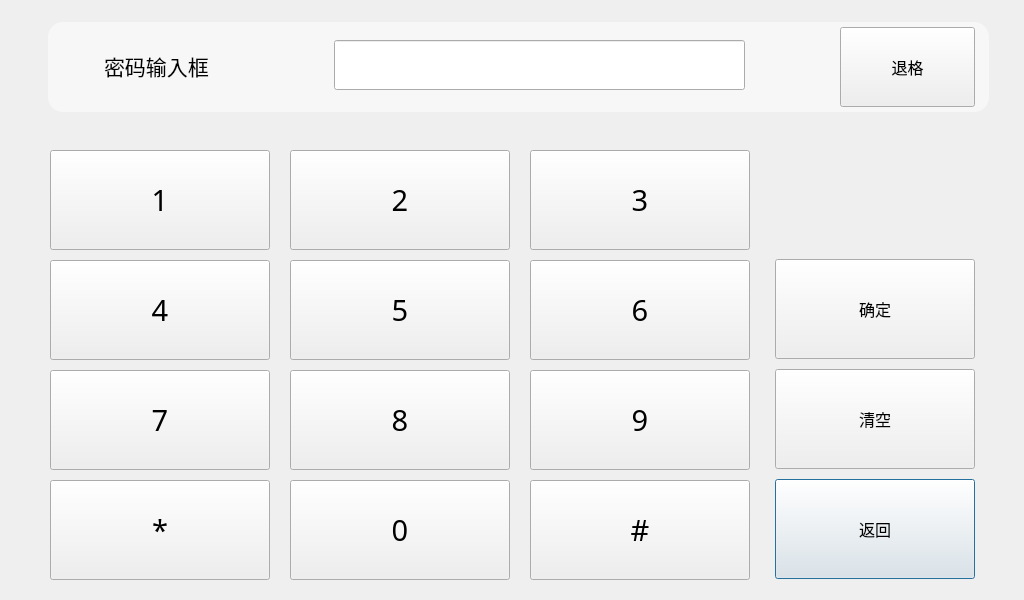
<?xml version="1.0" encoding="UTF-8"?>
<ui version="4.0">
 <class>SecurityPasswordDialog</class>
 <widget class="QDialog" name="SecurityPasswordDialog">
  <property name="geometry">
   <rect>
    <x>0</x>
    <y>0</y>
    <width>1024</width>
    <height>600</height>
   </rect>
  </property>
  <property name="windowTitle">
   <string>Dialog</string>
  </property>
  <widget class="CommonPushButton" name="pushButtonSecPwdReturn">
   <property name="geometry">
    <rect>
     <x>775</x>
     <y>479</y>
     <width>200</width>
     <height>100</height>
    </rect>
   </property>
   <property name="minimumSize">
    <size>
     <width>60</width>
     <height>60</height>
    </size>
   </property>
   <property name="maximumSize">
    <size>
     <width>210</width>
     <height>16777215</height>
    </size>
   </property>
   <property name="font">
    <font>
     <family>AlArabiya</family>
     <pointsize>12</pointsize>
    </font>
   </property>
   <property name="text">
    <string>返回</string>
   </property>
  </widget>
  <widget class="CommonPushButton" name="pushButtonSecPwdNum7">
   <property name="geometry">
    <rect>
     <x>50</x>
     <y>370</y>
     <width>220</width>
     <height>100</height>
    </rect>
   </property>
   <property name="minimumSize">
    <size>
     <width>0</width>
     <height>0</height>
    </size>
   </property>
   <property name="maximumSize">
    <size>
     <width>1677215</width>
     <height>16777215</height>
    </size>
   </property>
   <property name="font">
    <font>
     <family>AlArabiya</family>
     <pointsize>22</pointsize>
    </font>
   </property>
   <property name="text">
    <string>7</string>
   </property>
  </widget>
  <widget class="CommonPushButton" name="pushButtonSecPwdNum0">
   <property name="geometry">
    <rect>
     <x>290</x>
     <y>480</y>
     <width>220</width>
     <height>100</height>
    </rect>
   </property>
   <property name="minimumSize">
    <size>
     <width>0</width>
     <height>0</height>
    </size>
   </property>
   <property name="maximumSize">
    <size>
     <width>1677215</width>
     <height>16777215</height>
    </size>
   </property>
   <property name="font">
    <font>
     <family>AlArabiya</family>
     <pointsize>22</pointsize>
    </font>
   </property>
   <property name="text">
    <string>0</string>
   </property>
  </widget>
  <widget class="CommonPushButton" name="pushButtonSecPwdNum4">
   <property name="geometry">
    <rect>
     <x>50</x>
     <y>260</y>
     <width>220</width>
     <height>100</height>
    </rect>
   </property>
   <property name="minimumSize">
    <size>
     <width>0</width>
     <height>0</height>
    </size>
   </property>
   <property name="maximumSize">
    <size>
     <width>1677215</width>
     <height>16777215</height>
    </size>
   </property>
   <property name="font">
    <font>
     <family>AlArabiya</family>
     <pointsize>22</pointsize>
    </font>
   </property>
   <property name="text">
    <string>4</string>
   </property>
  </widget>
  <widget class="CommonPushButton" name="pushButtonSecPwdShop">
   <property name="geometry">
    <rect>
     <x>530</x>
     <y>480</y>
     <width>220</width>
     <height>100</height>
    </rect>
   </property>
   <property name="minimumSize">
    <size>
     <width>0</width>
     <height>0</height>
    </size>
   </property>
   <property name="maximumSize">
    <size>
     <width>1677215</width>
     <height>16777215</height>
    </size>
   </property>
   <property name="font">
    <font>
     <family>AlArabiya</family>
     <pointsize>22</pointsize>
    </font>
   </property>
   <property name="text">
    <string>#</string>
   </property>
  </widget>
  <widget class="CommonPushButton" name="pushButtonSecPwdNum5">
   <property name="geometry">
    <rect>
     <x>290</x>
     <y>260</y>
     <width>220</width>
     <height>100</height>
    </rect>
   </property>
   <property name="minimumSize">
    <size>
     <width>0</width>
     <height>0</height>
    </size>
   </property>
   <property name="maximumSize">
    <size>
     <width>1677215</width>
     <height>16777215</height>
    </size>
   </property>
   <property name="font">
    <font>
     <family>AlArabiya</family>
     <pointsize>22</pointsize>
    </font>
   </property>
   <property name="text">
    <string>5</string>
   </property>
  </widget>
  <widget class="CommonPushButton" name="pushButtonSecPwdBack">
   <property name="geometry">
    <rect>
     <x>840</x>
     <y>27</y>
     <width>135</width>
     <height>80</height>
    </rect>
   </property>
   <property name="minimumSize">
    <size>
     <width>40</width>
     <height>40</height>
    </size>
   </property>
   <property name="font">
    <font>
     <family>AlArabiya</family>
     <pointsize>12</pointsize>
    </font>
   </property>
   <property name="text">
    <string>退格</string>
   </property>
  </widget>
  <widget class="CommonPushButton" name="pushButtonSecPwdNum2">
   <property name="geometry">
    <rect>
     <x>290</x>
     <y>150</y>
     <width>220</width>
     <height>100</height>
    </rect>
   </property>
   <property name="minimumSize">
    <size>
     <width>0</width>
     <height>0</height>
    </size>
   </property>
   <property name="maximumSize">
    <size>
     <width>1677215</width>
     <height>16777215</height>
    </size>
   </property>
   <property name="font">
    <font>
     <family>AlArabiya</family>
     <pointsize>22</pointsize>
    </font>
   </property>
   <property name="text">
    <string>2</string>
   </property>
  </widget>
  <widget class="QLineEdit" name="lineEditPassword">
   <property name="enabled">
    <bool>true</bool>
   </property>
   <property name="geometry">
    <rect>
     <x>334</x>
     <y>40</y>
     <width>411</width>
     <height>50</height>
    </rect>
   </property>
   <property name="font">
    <font>
     <weight>50</weight>
     <italic>false</italic>
     <bold>false</bold>
    </font>
   </property>
   <property name="mouseTracking">
    <bool>false</bool>
   </property>
   <property name="focusPolicy">
    <enum>Qt::NoFocus</enum>
   </property>
   <property name="styleSheet">
    <string notr="true"/>
   </property>
   <property name="text">
    <string/>
   </property>
   <property name="maxLength">
    <number>16</number>
   </property>
   <property name="alignment">
    <set>Qt::AlignRight|Qt::AlignTrailing|Qt::AlignVCenter</set>
   </property>
   <property name="readOnly">
    <bool>true</bool>
   </property>
  </widget>
  <widget class="CommonPushButton" name="pushButtonSecPwdClear">
   <property name="geometry">
    <rect>
     <x>775</x>
     <y>369</y>
     <width>200</width>
     <height>100</height>
    </rect>
   </property>
   <property name="maximumSize">
    <size>
     <width>210</width>
     <height>16777215</height>
    </size>
   </property>
   <property name="font">
    <font>
     <family>AlArabiya</family>
     <pointsize>12</pointsize>
    </font>
   </property>
   <property name="text">
    <string>清空</string>
   </property>
  </widget>
  <widget class="CommonPushButton" name="pushButtonSecPwdNum6">
   <property name="geometry">
    <rect>
     <x>530</x>
     <y>260</y>
     <width>220</width>
     <height>100</height>
    </rect>
   </property>
   <property name="minimumSize">
    <size>
     <width>0</width>
     <height>0</height>
    </size>
   </property>
   <property name="maximumSize">
    <size>
     <width>1677215</width>
     <height>16777215</height>
    </size>
   </property>
   <property name="font">
    <font>
     <family>AlArabiya</family>
     <pointsize>22</pointsize>
    </font>
   </property>
   <property name="text">
    <string>6</string>
   </property>
  </widget>
  <widget class="CommonPushButton" name="pushButtonSecPwdNum1">
   <property name="geometry">
    <rect>
     <x>50</x>
     <y>150</y>
     <width>220</width>
     <height>100</height>
    </rect>
   </property>
   <property name="minimumSize">
    <size>
     <width>0</width>
     <height>0</height>
    </size>
   </property>
   <property name="maximumSize">
    <size>
     <width>1677215</width>
     <height>16777215</height>
    </size>
   </property>
   <property name="font">
    <font>
     <family>AlArabiya</family>
     <pointsize>22</pointsize>
    </font>
   </property>
   <property name="text">
    <string>1</string>
   </property>
  </widget>
  <widget class="CommonPushButton" name="pushButtonSecPwdOK">
   <property name="geometry">
    <rect>
     <x>775</x>
     <y>259</y>
     <width>200</width>
     <height>100</height>
    </rect>
   </property>
   <property name="font">
    <font>
     <family>AlArabiya</family>
     <pointsize>12</pointsize>
    </font>
   </property>
   <property name="text">
    <string>确定</string>
   </property>
  </widget>
  <widget class="CommonPushButton" name="pushButtonSecPwdDot">
   <property name="geometry">
    <rect>
     <x>50</x>
     <y>480</y>
     <width>220</width>
     <height>100</height>
    </rect>
   </property>
   <property name="minimumSize">
    <size>
     <width>0</width>
     <height>0</height>
    </size>
   </property>
   <property name="maximumSize">
    <size>
     <width>1677215</width>
     <height>16777215</height>
    </size>
   </property>
   <property name="font">
    <font>
     <family>AlArabiya</family>
     <pointsize>22</pointsize>
    </font>
   </property>
   <property name="text">
    <string>*</string>
   </property>
  </widget>
  <widget class="QFrame" name="frame">
   <property name="geometry">
    <rect>
     <x>48</x>
     <y>22</y>
     <width>941</width>
     <height>90</height>
    </rect>
   </property>
   <property name="styleSheet">
    <string notr="true">border-radius: 15px;
background-color: rgba(255, 255, 255, 128);
</string>
   </property>
   <property name="frameShape">
    <enum>QFrame::Panel</enum>
   </property>
   <property name="frameShadow">
    <enum>QFrame::Sunken</enum>
   </property>
   <zorder>pushButtonSecPwdBack</zorder>
  </widget>
  <widget class="CommonPushButton" name="pushButtonSecPwdNum8">
   <property name="geometry">
    <rect>
     <x>290</x>
     <y>370</y>
     <width>220</width>
     <height>100</height>
    </rect>
   </property>
   <property name="minimumSize">
    <size>
     <width>0</width>
     <height>0</height>
    </size>
   </property>
   <property name="maximumSize">
    <size>
     <width>1677215</width>
     <height>16777215</height>
    </size>
   </property>
   <property name="font">
    <font>
     <family>AlArabiya</family>
     <pointsize>22</pointsize>
    </font>
   </property>
   <property name="text">
    <string>8</string>
   </property>
  </widget>
  <widget class="CommonPushButton" name="pushButtonSecPwdNum3">
   <property name="geometry">
    <rect>
     <x>530</x>
     <y>150</y>
     <width>220</width>
     <height>100</height>
    </rect>
   </property>
   <property name="minimumSize">
    <size>
     <width>0</width>
     <height>0</height>
    </size>
   </property>
   <property name="maximumSize">
    <size>
     <width>1677215</width>
     <height>16777215</height>
    </size>
   </property>
   <property name="font">
    <font>
     <family>AlArabiya</family>
     <pointsize>22</pointsize>
    </font>
   </property>
   <property name="text">
    <string>3</string>
   </property>
  </widget>
  <widget class="CommonPushButton" name="pushButtonSecPwdNum9">
   <property name="geometry">
    <rect>
     <x>530</x>
     <y>370</y>
     <width>220</width>
     <height>100</height>
    </rect>
   </property>
   <property name="minimumSize">
    <size>
     <width>0</width>
     <height>0</height>
    </size>
   </property>
   <property name="maximumSize">
    <size>
     <width>1677215</width>
     <height>16777215</height>
    </size>
   </property>
   <property name="font">
    <font>
     <family>AlArabiya</family>
     <pointsize>22</pointsize>
    </font>
   </property>
   <property name="text">
    <string>9</string>
   </property>
  </widget>
  <widget class="QLabel" name="labelPwdInfo">
   <property name="geometry">
    <rect>
     <x>104</x>
     <y>35</y>
     <width>151</width>
     <height>61</height>
    </rect>
   </property>
   <property name="font">
    <font>
     <pointsize>16</pointsize>
    </font>
   </property>
   <property name="styleSheet">
    <string notr="true"/>
   </property>
   <property name="text">
    <string>密码输入框</string>
   </property>
  </widget>
  <zorder>frame</zorder>
  <zorder>pushButtonSecPwdReturn</zorder>
  <zorder>pushButtonSecPwdNum7</zorder>
  <zorder>pushButtonSecPwdNum0</zorder>
  <zorder>pushButtonSecPwdNum4</zorder>
  <zorder>pushButtonSecPwdShop</zorder>
  <zorder>pushButtonSecPwdNum5</zorder>
  <zorder>pushButtonSecPwdBack</zorder>
  <zorder>pushButtonSecPwdNum2</zorder>
  <zorder>lineEditPassword</zorder>
  <zorder>pushButtonSecPwdClear</zorder>
  <zorder>pushButtonSecPwdNum6</zorder>
  <zorder>pushButtonSecPwdNum1</zorder>
  <zorder>pushButtonSecPwdOK</zorder>
  <zorder>pushButtonSecPwdDot</zorder>
  <zorder>pushButtonSecPwdNum8</zorder>
  <zorder>pushButtonSecPwdNum3</zorder>
  <zorder>pushButtonSecPwdNum9</zorder>
  <zorder>labelPwdInfo</zorder>
 </widget>
 <customwidgets>
  <customwidget>
   <class>CommonPushButton</class>
   <extends>QPushButton</extends>
   <header>commonpushbutton.h</header>
  </customwidget>
 </customwidgets>
 <tabstops>
  <tabstop>pushButtonSecPwdNum1</tabstop>
  <tabstop>pushButtonSecPwdNum2</tabstop>
  <tabstop>pushButtonSecPwdNum3</tabstop>
  <tabstop>pushButtonSecPwdNum4</tabstop>
  <tabstop>pushButtonSecPwdNum5</tabstop>
  <tabstop>pushButtonSecPwdNum6</tabstop>
  <tabstop>pushButtonSecPwdNum7</tabstop>
  <tabstop>pushButtonSecPwdNum8</tabstop>
  <tabstop>pushButtonSecPwdNum9</tabstop>
  <tabstop>pushButtonSecPwdDot</tabstop>
  <tabstop>pushButtonSecPwdNum0</tabstop>
  <tabstop>pushButtonSecPwdShop</tabstop>
  <tabstop>pushButtonSecPwdBack</tabstop>
  <tabstop>pushButtonSecPwdOK</tabstop>
  <tabstop>pushButtonSecPwdClear</tabstop>
  <tabstop>pushButtonSecPwdReturn</tabstop>
 </tabstops>
 <resources/>
 <connections/>
</ui>
